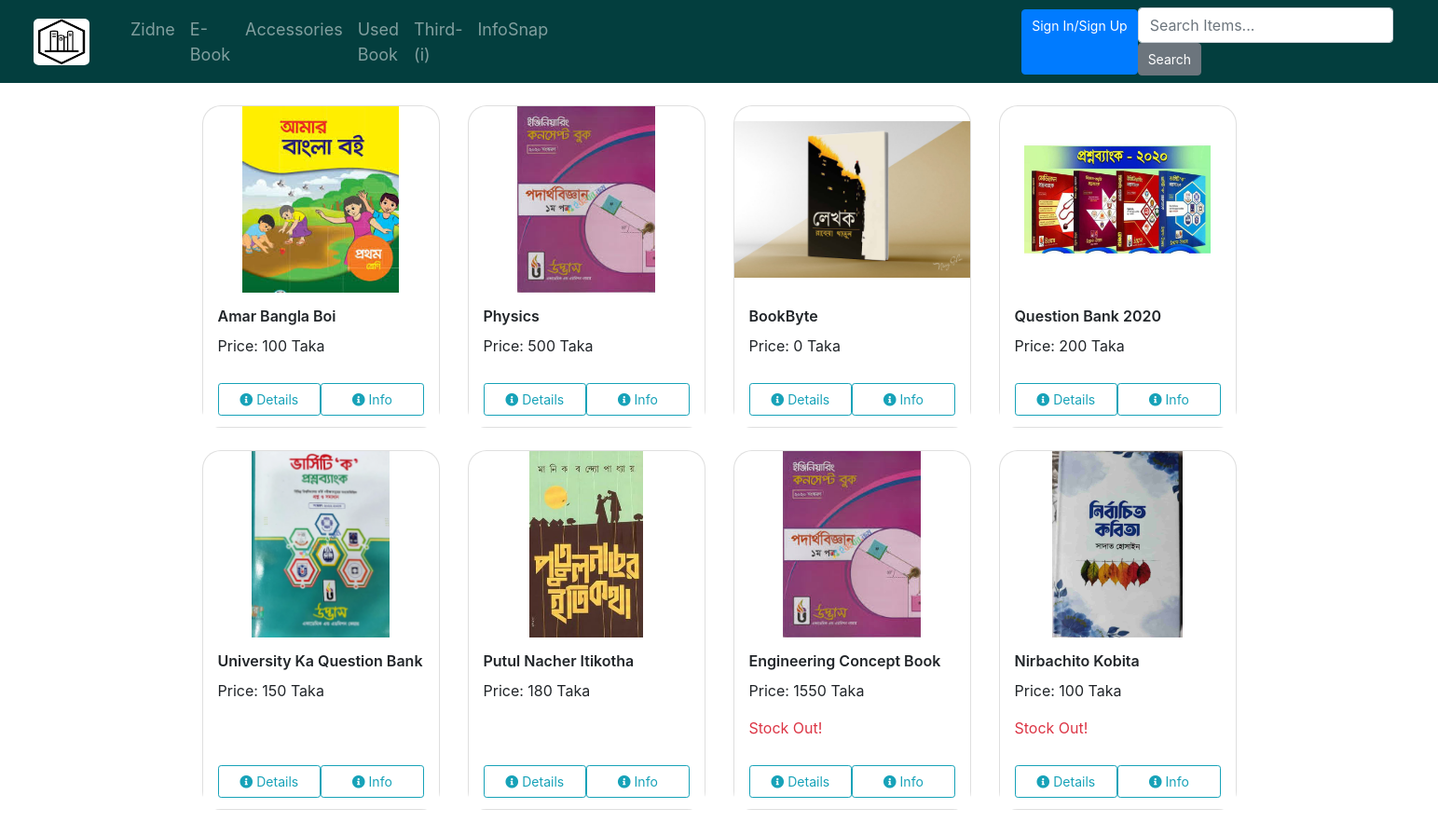
The page / on the database its author committed.
### products/models.py (models this page shows, shortened)
class Book(models.Model):
    title = models.CharField(max_length=200)
    author = models.CharField(max_length=200)
    publisher = models.CharField(max_length=200)
    description = models.TextField(blank=True, null=True)
    category_type = (('Story', 'Story'), ('Fiction', 'Fiction'), ('Non-Fiction', 'Non-Fiction'), ('Novel', 'Novel'),
                     ('History', 'History'), ('Poetry', 'Poetry'), ('Cookbook', 'Cookbook'),
                     ('Drama', 'Drama'), ('Thriller', 'Thriller'), ('Biography', 'Biography'), ('Action', 'Action'),
                     ('Literature', 'Literature'), ('Adventure', 'Adventure'), ('Others', 'Others'))
    category = models.CharField(max_length=200, choices=category_type, blank=True, null=True)
    price = models.IntegerField(blank=True, null=True)
    quantity = models.IntegerField(blank=True, null=True)
    image = models.ImageField(upload_to='images/', blank=True, null=True, default='images/default.jpg')
    review_choice = models.ForeignKey('Review', on_delete= models.CASCADE, blank=True, null=True)
    type = (('New', 'New'), ('Used', 'Used'), ('Academic', 'Academic'), ('Admission', 'Admission'))
    type_choice = models.CharField(max_length=100, choices=type, blank=True, null=True)
    donated_by = models.ForeignKey(User, on_delete=models.SET_NULL, null=True, blank=True)
    date_time = models.DateTimeField(auto_now_add=True, blank=True, null=True)
    sales_count = models.IntegerField(default=0)
    average_rating = models.FloatField(default=0.0)

### nonMember/views.py (the view)
# urls.py: path('',n_views.book_non, name='book_non'),
def book_non(request):
    book = Book.objects.exclude(type_choice='Used')
    context = {'book': book}
    return render(request, 'home_non.html',context=context)

### nonMember/templates/home_non.html
{% extends 'main_non.html' %}
{% load static %}
{% block content %}
<link rel="stylesheet" href="{% static 'css/home_non.css' %}">
<link href="https://cdnjs.cloudflare.com/ajax/libs/font-awesome/5.15.4/css/all.min.css" rel="stylesheet">
<div class="container py-4">
    <div class="row">
        {% for p in book %}
        <div class="col-md-3 mb-4">
            <div class="card h-100 shadow-sm rounded-4">
                {% if p.image %}
                <img src="{{ p.image.url }}" class="card-img-top rounded-top" style="height: 200px; object-fit: contain;" alt="{{ p.title }}">
                {% endif %}
                <div class="card-body">
                    <h6 class="card-title fw-semibold">{{ p.title }}</h6>
                    <p class="card-text">Price: {{ p.price }} Taka</p>
                    {% if p.quantity == 0 %}
                        <p class="card-text fw-bold text-danger">Stock Out!</p>
                    {% endif %}
                </div>
                <div class="card-footer bg-white border-top-0">
                    <div class="d-flex justify-content-between gap-2">
                        <a href="{% url 'book_details_non' p.id %}" class="btn btn-outline-info btn-sm rounded-pill w-100">
                            <i class="fas fa-info-circle me-1"></i> Details
                        </a>
                        <a href="{% url 'book_details_non' p.id %}" class="btn btn-outline-info btn-sm rounded-pill w-100">
                            <i class="fas fa-info-circle me-1"></i> Info
                        </a>
                    </div>
                </div>
            </div>
        </div>
        {% endfor %}
    </div>
</div>
{% endblock %}

### static/css/home_non.css (style rules this page uses)
.card { border-radius: 20px; transition: all 0.3s ease-in-out; }
.card-img-top { border-top-left-radius: 20px; border-top-right-radius: 20px; }
.card-body { padding: 16px; }
.card-title { font-size: 16px; font-weight: 600; margin-bottom: 10px; }
.card-footer { padding: 12px 16px; background-color: #fff; }
.btn { font-size: 14px; padding: 6px 10px; transition: 0.3s ease; }

### rows shown on the page
Book: image (picture), title "Amar Bangla Boi", price "100"
Book: image (picture), title "Physics", price "500"
Book: image (picture), title "BookByte", price "0"
Book: image (picture), title "Question Bank 2020", price "200"
Book: image (picture), title "University Ka Question Bank", price "150"
Book: image (picture), title "Putul Nacher Itikotha", price "180"
Book: image (picture), title "Engineering Concept Book", price "1550", quantity "Stock Out!"
Book: image (picture), title "Nirbachito Kobita", price "100", quantity "Stock Out!"
